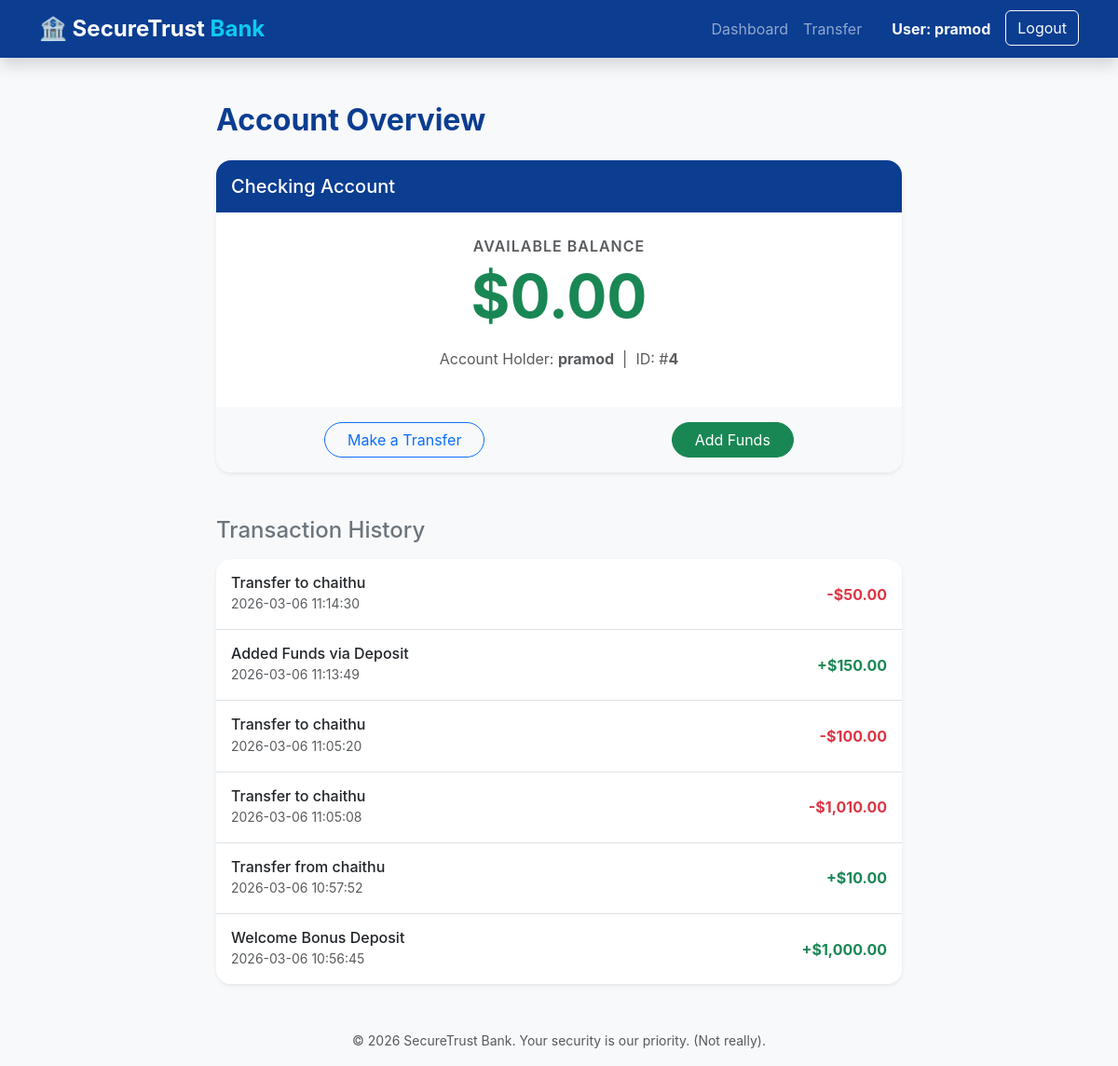
The app's page /dashboard (signed in) with its own data.
### tables this page shows
CREATE TABLE users (
            id INTEGER PRIMARY KEY AUTOINCREMENT,
            username TEXT NOT NULL UNIQUE,
            password TEXT NOT NULL,
            balance INTEGER DEFAULT 1000
        );

CREATE TABLE transactions (
            id INTEGER PRIMARY KEY AUTOINCREMENT,
            user_id INTEGER NOT NULL,
            type TEXT NOT NULL,          -- 'CREDIT' or 'DEBIT'
            amount INTEGER NOT NULL,
            description TEXT NOT NULL,
            timestamp DATETIME DEFAULT CURRENT_TIMESTAMP,
            FOREIGN KEY(user_id) REFERENCES users(id)
        );

### app.py (the view)
@app.route('/dashboard')
def dashboard():
    if 'user_id' not in session:
        return redirect(url_for('login'))
    conn = get_db_connection()
    cursor = conn.cursor()
    cursor.execute("SELECT id, username, balance FROM users WHERE id = ?", (session['user_id'],))
    user = cursor.fetchone()
    if not user:
        session.clear()
        return redirect(url_for('login'))
    cursor.execute("SELECT * FROM transactions WHERE user_id = ? ORDER BY timestamp DESC LIMIT 20", (session['user_id'],))
    transactions = cursor.fetchall()
    conn.close()
    return render_template('dashboard.html', user=user, transactions=transactions)

### app.py (called while the page is built)
def get_db_connection():
    conn = sqlite3.connect('vulnerable.db')
    conn.row_factory = sqlite3.Row
    return conn

### templates/dashboard.html
{% extends 'base.html' %}
{% block content %}
<div class="row justify-content-center">
    <div class="col-md-8">
        <h2 class="mb-4 text-primary fw-bold">Account Overview</h2>
        <div class="card border-0 shadow-sm rounded-4 mb-4 bg-white overflow-hidden">
            <div class="card-header bg-primary text-white py-3 border-0">
                <h5 class="mb-0">Checking Account</h5>
            </div>
            <div class="card-body p-4 text-center">
                <p class="text-muted mb-1 text-uppercase fw-semibold" style="letter-spacing: 1px;">Available Balance</p>
                <h1 class="display-3 fw-bold text-success mb-3">${{ "{:,.2f}".format(user.balance) }}</h1>
                <p class="text-muted">Account Holder: <strong>{{ user.username }}</strong> &nbsp;|&nbsp; ID: #<strong>{{
                        user.id }}</strong></p>
            </div>
            <div class="card-footer bg-light border-0 py-3 d-flex justify-content-around">
                <a href="{{ url_for('transfer') }}" class="btn btn-outline-primary px-4 rounded-pill">Make a
                    Transfer</a>
                <a href="{{ url_for('add_funds') }}" class="btn btn-success px-4 rounded-pill">Add Funds</a>
            </div>
        </div>
        <h4 class="mb-3 text-secondary mt-5">Transaction History</h4>
        <div class="card border-0 shadow-sm rounded-4">
            <div class="list-group list-group-flush rounded-4">
                {% for txn in transactions %}
                <div class="list-group-item p-3 d-flex justify-content-between align-items-center">
                    <div>
                        <h6 class="mb-0 text-dark">{{ txn.description }}</h6>
                        <small class="text-muted">{{ txn.timestamp }}</small>
                    </div>
                    {% if txn.type == 'CREDIT' %}
                    <span class="text-success fw-bold">+${{ "{:,.2f}".format(txn.amount) }}</span>
                    {% else %}
                    <span class="text-danger fw-bold">-${{ "{:,.2f}".format(txn.amount) }}</span>
                    {% endif %}
                </div>
                {% else %}
                <div class="list-group-item p-4 text-center text-muted">
                    No transactions found for this account.
                </div>
                {% endfor %}
            </div>
        </div>
    </div>
</div>
{% endblock %}

### static/style.css (style rules this page uses)
body { background-color: #f8f9fa !important; font-family: 'Inter', -apple-system, BlinkMacSystemFont, "Segoe UI", Roboto, Helvetica, Arial, sans-serif; }
.bg-primary { background-color: #0b3d91 !important; }
.text-primary { color: #0b3d91 !important; }
.card { transition: all 0.3s ease; }

### records on screen
users: balance "0.00", username "pramod", id "4"
transactions: description "Transfer to chaithu", timestamp "2026-03-06 11:14:30", amount "50.00"
transactions: description "Added Funds via Deposit", timestamp "2026-03-06 11:13:49", amount "150.00"
transactions: description "Transfer to chaithu", timestamp "2026-03-06 11:05:20", amount "100.00"
transactions: description "Transfer to chaithu", timestamp "2026-03-06 11:05:08", amount "1,010.00"
transactions: description "Transfer from chaithu", timestamp "2026-03-06 10:57:52", amount "10.00"
transactions: description "Welcome Bonus Deposit", timestamp "2026-03-06 10:56:45", amount "1,000.00"

### other values on screen
{{ session['username'] }} "pramod"
